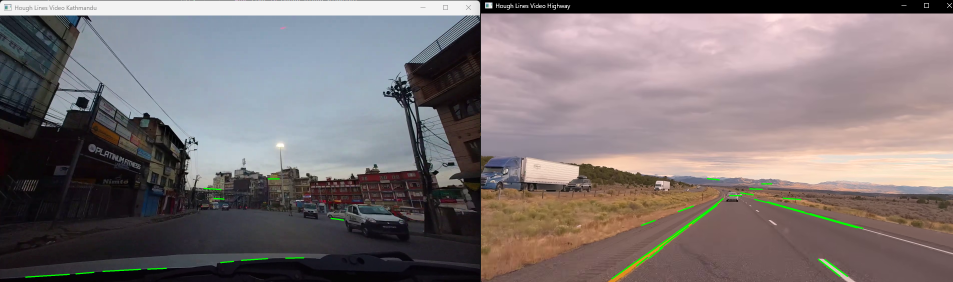
#> input picture images/HoughLine Footage Comparision.png, 1905 x 564 px, given in place of Kathmandu.mp4, which was not available (shown at 1/2 size)
$ python main.py
#> lines starting #> are read from the running program, lines starting #| are printed output that depends on the picture; after the words box and inside, x2 and y2 are one past the last pixel; in counts of white or black regions, pixels touching at a corner belong together; pictures that were not available may be replaced by others from this repository, and a replacement may not be noted
import cv2 as cv
import numpy as np
import os
import sys

#Create output directory if it doesn't exist
os.makedirs('Output', exist_ok=True)

def hsv_filter(frame):
    # Convert BGR to HSV
    hsv = cv.cvtColor(frame, cv.COLOR_BGR2HSV)

    # Yellow mask — H 20-30, full saturation, full value
    yellow_lower = np.array([15, 120, 80])
    yellow_upper = np.array([35, 255, 255])
    yellow_mask = cv.inRange(hsv, yellow_lower, yellow_upper)

    # White mask — any hue, low saturation, high value
    white_lower = np.array([0, 0, 200])
    white_upper = np.array([179, 50, 255])
    white_mask = cv.inRange(hsv, white_lower, white_upper)

    # Combine both masks
    combined_mask = cv.bitwise_or(yellow_mask, white_mask)

    # Apply mask to original BGR frame
    result = cv.bitwise_and(frame, frame, mask=combined_mask)

    return result


# A average line function to average multiple line segments into one line for left and right lane
def average_line(frame, lines):
    left_lines = []
    right_lines = []
    for line in lines:
        x1, y1, x2, y2 = line[0]
        slope = (
            (y2 - y1) / (x2 - x1) if x2 != x1 else 0
        )  # Avoid division by zero for vertical lines
        intercept = y1 - slope * x1
        if slope < -0.3:
            left_lines.append((slope, intercept))
        elif slope > 0.3:
            right_lines.append((slope, intercept))
    left_average = np.average(left_lines, axis=0) if left_lines else None
    right_average = np.average(right_lines, axis=0) if right_lines else None
    return left_average, right_average


# A make line function to convert slope and intercept back to pixel coordinates for drawing
def make_line(frame, line):
    if line is None:
        return None
    slope, intercept = line
    if abs(slope) < 0.001:  # guard against near-zero slope
        return None
    y1 = frame.shape[0]
    y2 = int(y1 * 0.75)
    x1 = int((y1 - intercept) / slope)
    x2 = int((y2 - intercept) / slope)
    return (x1, y1, x2, y2)


# A rescale function to compare normal video to grayscale and others
def rescale_frame(frame, scale=0.75):
    # Resize frame by scale factor
    # Using INTER_AREA for shrinking — averages surrounding
    # pixels for cleaner result than dropping pixels
    width = int(frame.shape[1] * scale)
    height = int(frame.shape[0] * scale)

    new_dimensions = (width, height)

    return cv.resize(frame, new_dimensions, interpolation=cv.INTER_AREA)


# Region of Interest (ROI) function for noise removal (Road widens at bottom, narrows toward horizon)
def region_of_interest(frame):
    height = frame.shape[0]
    width = frame.shape[1]

    # Look at upper half of frame only
    upper_half = frame[0:height // 2, :]

    # Sum edge pixels across each row
    row_sums = np.sum(upper_half, axis=1)

    # Find rows with significant edge activity
    significant_rows = np.where(row_sums > 500)[0]

    # Use lowest significant row as apex, fallback to height//2
    if len(significant_rows) > 0:
        apex_y = int(significant_rows[-1])
    else:
        apex_y = height // 2

    triangle = np.array([
        [
            (0, height),
            (width, height),
            (width // 2, apex_y)
        ]
    ])

    mask = np.zeros_like(frame)
    cv.fillPoly(mask, triangle, 255)
    return cv.bitwise_and(frame, mask)


# Opening the kathmamdu video -Unstructured Case
# Point to note, define functions before video capture


Kathmandu_Video = cv.VideoCapture("videos/Nepal/Kathmandu.mp4")
Highway_video = cv.VideoCapture("videos/international/highway.mp4")

# Check if videos opened successfully, if not, print error and exit
if not Kathmandu_Video.isOpened():
    print("Error: Could not open Kathmandu video")
    sys.exit(1)

if not Highway_video.isOpened():
    print("Error: Could not open Highway video")
    sys.exit(1)

# FPS retrieval for both videos, to ensure they are processed at correct speed and to check if they are same or different
fps_kathmandu = Kathmandu_Video.get(cv.CAP_PROP_FPS)
fps_highway = Highway_video.get(cv.CAP_PROP_FPS)

# Temporary line to find frame dimensions
# print('Kathmandu resolution:', Kathmandu_Video.get(cv.CAP_PROP_FRAME_WIDTH), 'x', Kathmandu_Video.get(cv.CAP_PROP_FRAME_HEIGHT))
# print('Highway resolution:', Highway_video.get(cv.CAP_PROP_FRAME_WIDTH), 'x', Highway_video.get(cv.CAP_PROP_FRAME_HEIGHT))

# 2:35:43 = (2*3600 + 35*60 + 43) * 1000 = 9343000 ms
Highway_video.set(cv.CAP_PROP_POS_MSEC, 9343000)
# This timestamp chosen to see clean highway roads with less urban factors.

# Define output video writers for both videos, using same dimensions and fps as input videos
fourcc = cv.VideoWriter_fourcc(*"mp4v")

# Frame dimensions retrieval for both videos, to ensure they are processed correctly
frame_width = int(Kathmandu_Video.get(cv.CAP_PROP_FRAME_WIDTH))
frame_height = int(Kathmandu_Video.get(cv.CAP_PROP_FRAME_HEIGHT))
frame_width2 = int(Highway_video.get(cv.CAP_PROP_FRAME_WIDTH))
frame_height2 = int(Highway_video.get(cv.CAP_PROP_FRAME_HEIGHT))

# Output video writer initialization for both videos, to save the processed videos with detected lane lines
output_kathmandu = cv.VideoWriter(
    "Output/output_kathmandu.mp4", fourcc, fps_kathmandu, (frame_width, frame_height)
)
output_highway = cv.VideoWriter(
    "Output/output_highway.mp4", fourcc, fps_highway, (frame_width2, frame_height2)
)


while True:
    isTrue, frame = Kathmandu_Video.read()
#> frame is the input picture: shape (564, 1905, 3); mean B, G, R 116.8, 115.8, 124.8
    isTrue2, frame2 = Highway_video.read()

    # Frame checker
    if not isTrue or not isTrue2:
        break

    # Frame copy for drawing lines later without affecting original frame
    # frame_copy is kathmandu video, frame2_copy is highway video
    frame_copy = frame.copy()
    frame2_copy = frame2.copy()

    # Apply HSV filter to isolate lane colors (yellow and white) for both videos, to enhance lane line detection by reducing noise from irrelevant colors
    hsv_kathmandu = hsv_filter(frame)
#> in hsv_filter, `hsv = cv.cvtColor(frame, cv.COLOR_BGR2HSV)`: hsv: shape (564, 1905, 3); mean H, S, V 91.5, 52.7, 132.2
#> in hsv_filter, `yellow_mask = cv.inRange(hsv, yellow_lower, yellow_upper)`:
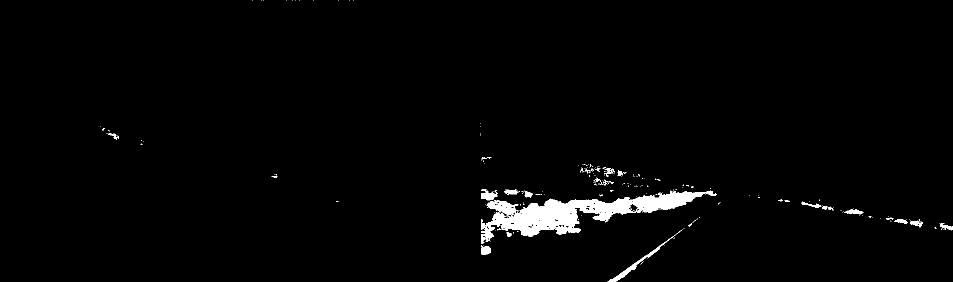
#> yellow_mask: shape (564, 1905) (shown at 1/2 size); 1.9% white; 236 white regions (207 under 20 px), largest, box (x1, y1, x2, y2) and area: (962, 381, 1434, 487) 15963, (1215, 459, 1365, 564) 886, (962, 379, 995, 400) 423
#> in hsv_filter, `white_mask = cv.inRange(hsv, white_lower, white_upper)`: white_mask: shape (564, 1905); 12.2% white; 342 white regions (286 under 20 px), largest, box (x1, y1, x2, y2) and area: (1086, 27, 1744, 170) 60464, (0, 1, 960, 31) 27852, (368, 247, 595, 341) 11089
#> in hsv_filter, `combined_mask = cv.bitwise_or(yellow_mask, white_mask)`:
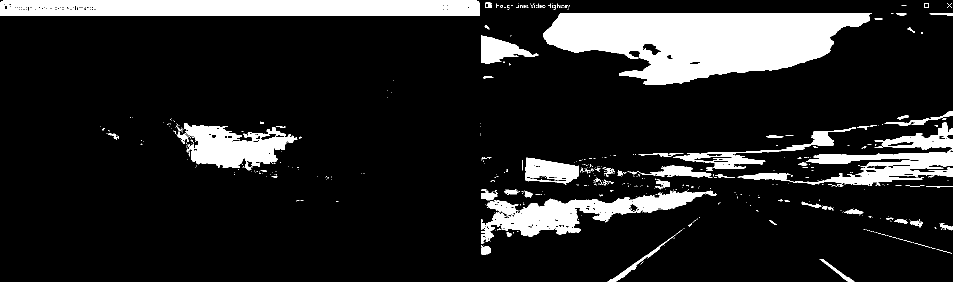
#> combined_mask: shape (564, 1905) (shown at 1/2 size); 14% white; 567 white regions (482 under 20 px), largest, box (x1, y1, x2, y2) and area: (1086, 27, 1744, 170) 60464, (0, 0, 960, 31) 27863, (962, 381, 1434, 487) 15963
    hsv_highway = hsv_filter(frame2)

    # Convert to grayscale — collapses 3 BGR channels into 1 intensity channel
    # Canny needs single channel input to detect intensity gradients cleanly
    grayscale_video_kathmandu = cv.cvtColor(hsv_kathmandu, cv.COLOR_BGR2GRAY)
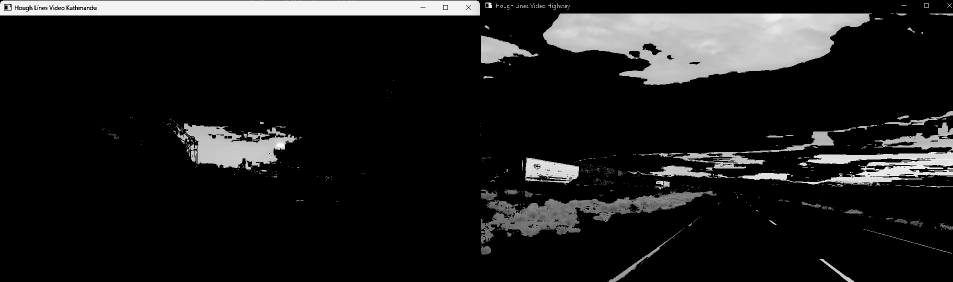
#> grayscale_video_kathmandu: shape (564, 1905) (shown at 1/2 size); min 0, max 255, mean 27.6
    grayscale_video_highway = cv.cvtColor(hsv_highway, cv.COLOR_BGR2GRAY)

    ## Apply Gaussian blur to grayscale frame
    # Removes high-frequency noise before edge detection
    # 5x5 kernel — mild blur, preserves genuine edges
    # Sigma=0 lets OpenCV auto-calculate from kernel size
    gaussian_blur_video_kathmandu = cv.GaussianBlur(
        grayscale_video_kathmandu, (5, 5), 0
    )
    gaussian_blur_video_highway = cv.GaussianBlur(grayscale_video_highway, (5, 5), 0)

    # Canny edge detection on blurred frame
    canny_video_kathmandu = cv.Canny(gaussian_blur_video_kathmandu, 50, 150)
#> canny_video_kathmandu: shape (564, 1905); 2.1% white in thin lines or dots
    canny_video_highway = cv.Canny(gaussian_blur_video_highway, 50, 150)

    # Apply region of interest mask to Canny output
    ROI_video_kathmandu = region_of_interest(canny_video_kathmandu)
#> in region_of_interest, `upper_half = frame[0:height // 2, :]`:
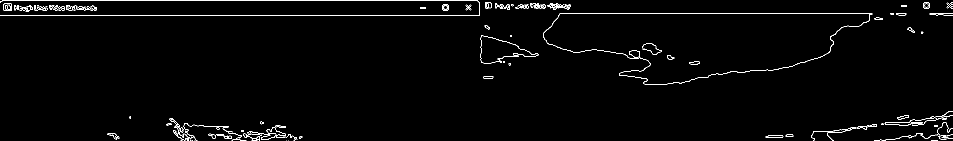
#> upper_half: shape (282, 1905) (shown at 1/2 size); 1.6% white in thin lines or dots
#> in region_of_interest, `row_sums = np.sum(upper_half, axis=1)`: row_sums = 282 values, max 253470 at index 30, min 0 at index 0, mean 7957.4
#> in region_of_interest, `significant_rows = np.where(row_sums > 500)[0]`: significant_rows = 227 values from 1 to 281
#> in region_of_interest, `apex_y = int(significant_rows[-1])`: apex_y = 281
#> in region_of_interest, `triangle = np.array([ [ (0, height), (width, height), (width // 2, ape..`: triangle = [[0, 564], [1905, 564], [952, 281]]
#> in region_of_interest, `cv.fillPoly(mask, triangle, 255)`:
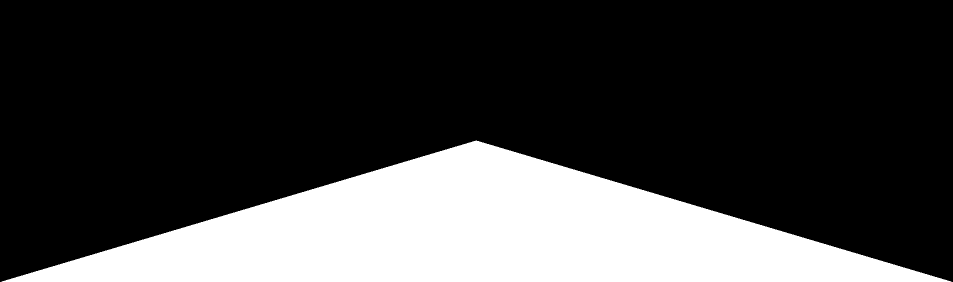
#> mask: shape (564, 1905) (shown at 1/2 size); 25.1% white; 1 white region, box (x1, y1, x2, y2) and area: (3, 281, 1903, 564) 269659
#> in region_of_interest, `return cv.bitwise_and(frame, mask)`:
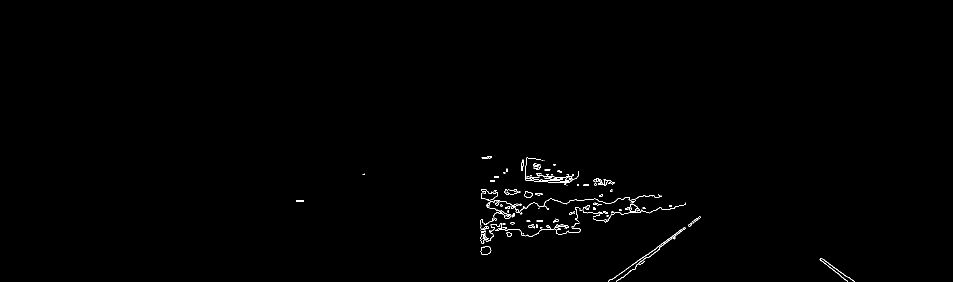
#> returned value: shape (564, 1905) (shown at 1/2 size); 0.45% white in thin lines or dots, all inside (x1, y1, x2, y2) = (592, 313, 1709, 564)
    ROI_video_highway = region_of_interest(canny_video_highway)

    # Apply Hough Transform to find lines in the masked Canny output
    Hough_video_kathmandu = cv.HoughLinesP(
        ROI_video_kathmandu,
        2,
        np.pi / 180,
        threshold=100,
        minLineLength=40,
        maxLineGap=5,
    )
#> Hough_video_kathmandu = [[1225, 558, 1291, 510], [1326, 490, 1370, 456], [1305, 502, 1368, 455], [1319, 495, 1364, 460], [1068, 362, 1114, 364], [1096, 352, 1152, 357]]
    if Hough_video_kathmandu is not None:
        Averaged_Kathmandu = average_line(frame, Hough_video_kathmandu)
#> the loop in average_line, `for line in lines:` made 6 passes
#> (x1, y1, x2, y2, slope, intercept) on passes 1 to 6: (1225, 558, 1291, 510, -0.727, 1448.9), (1326, 490, 1370, 456, -0.773, 1514.6), (1305, 502, 1368, 455, -0.746, 1475.6), (1319, 495, 1364, 460, -0.778, 1520.9), (1068, 362, 1114, 364, 0.0435, 315.6), (1096, 352, 1152, 357, 0.0893, 254.1)
#> after the loop in average_line, `for line in lines:`: left_lines = [(-0.727, 1448.9), (-0.773, 1514.6), (-0.746, 1475.6), (-0.778, 1520.9)]; right_lines = []
#> in average_line, `left_average = np.average(left_lines, axis=0) if left_lines else None`: left_average = [-0.756, 1490]
    else:
        Averaged_Kathmandu = (None, None)

    Hough_video_highway = cv.HoughLinesP(
        ROI_video_highway, 2, np.pi / 180, threshold=100, minLineLength=40, maxLineGap=5
    )
#> Hough_video_highway has the same summary as Hough_video_kathmandu
    if Hough_video_highway is not None:
        Averaged_Highway = average_line(frame2, Hough_video_highway)
#> the loop in average_line (call 2), `for line in lines:` made 6 passes
    else:
        Averaged_Highway = (None, None)

    left_avg_kathmandu, right_avg_kathmandu = Averaged_Kathmandu
#> left_avg_kathmandu = [-0.756, 1490]
    left_line_kathmandu = make_line(frame, left_avg_kathmandu)
#> in make_line, `slope, intercept = line`: slope = -0.756; intercept = 1490
#> in make_line, `x1 = int((y1 - intercept) / slope)`: x1 = 1224
#> in make_line, `x2 = int((y2 - intercept) / slope)`: x2 = 1411
#> left_line_kathmandu = (1224, 564, 1411, 423)
    right_line_kathmandu = make_line(frame, right_avg_kathmandu)

    left_avg_highway, right_avg_highway = Averaged_Highway
#> left_avg_highway = [-0.756, 1490]
    # print("Left avg highway:", left_avg_highway)
    # print("Right avg highway:", right_avg_highway)
    left_line_highway = make_line(frame2, left_avg_highway)
#> left_line_highway = (1224, 564, 1411, 423)
    right_line_highway = make_line(frame2, right_avg_highway)

    if left_line_kathmandu is not None:
        x1, y1, x2, y2 = left_line_kathmandu
#> x1 = 1224; y1 = 564; x2 = 1411; y2 = 423
        cv.line(frame_copy, (x1, y1), (x2, y2), (0, 255, 0), 5)

    if right_line_kathmandu is not None:
        x1, y1, x2, y2 = right_line_kathmandu
        cv.line(frame_copy, (x1, y1), (x2, y2), (0, 255, 0), 5)

    if left_line_highway is not None:
        x1, y1, x2, y2 = left_line_highway
        cv.line(frame2_copy, (x1, y1), (x2, y2), (0, 255, 0), 5)

    if right_line_highway is not None:
        x1, y1, x2, y2 = right_line_highway
        cv.line(frame2_copy, (x1, y1), (x2, y2), (0, 255, 0), 5)

    # [26 lines of commented-out code are left out]

    cv.imshow("averaged lines on highway", rescale_frame(frame2_copy, scale=0.5))
#> in rescale_frame, `return cv.resize(frame, new_dimensions, interpolation=cv.INTER_AREA)`:
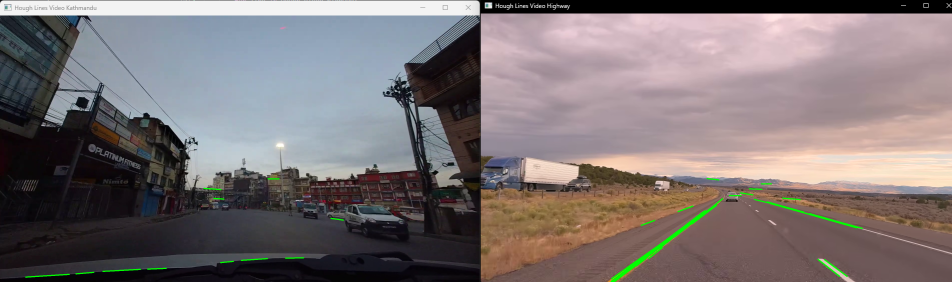
#> returned value: shape (282, 952, 3); mean of channels 0, 1, 2 116.8, 115.9, 124.7; drawn as B, G, R
    cv.imshow("averaged lines on kathmandu", rescale_frame(frame_copy, scale=0.5))

    # Write the processed frames with detected lane lines to output videos
    output_kathmandu.write(frame_copy)
    output_highway.write(frame2_copy)

    # Using "d" to exit the video manually before video ends
    if cv.waitKey(20) & 0xFF == ord("d"):
#> (key Esc is pressed here)
        break


# Release file handling and free memory
Kathmandu_Video.release()
Highway_video.release()
output_kathmandu.release()
output_highway.release()
cv.destroyAllWindows()

$ run again, on images/Line Averaging Comparision.png
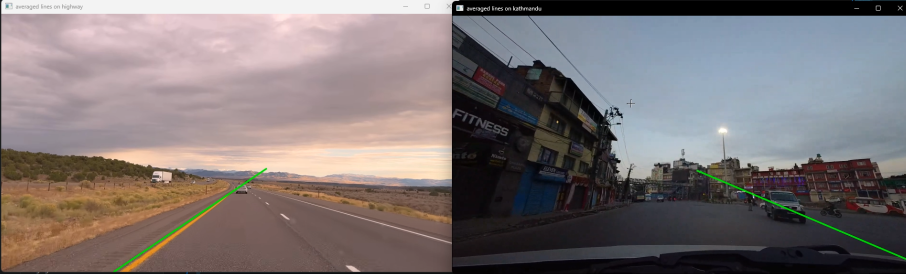
#> input picture images/Line Averaging Comparision.png, 1812 x 548 px, given in place of Kathmandu.mp4, which was not available (shown at 1/2 size)
#> frame is the input picture: shape (548, 1812, 3); mean B, G, R 116.5, 116.2, 124.9
#> hsv: shape (548, 1812, 3); mean H, S, V 89, 53.2, 132.9
#> in hsv_filter, `yellow_mask = cv.inRange(hsv, yellow_lower, yellow_upper)`:
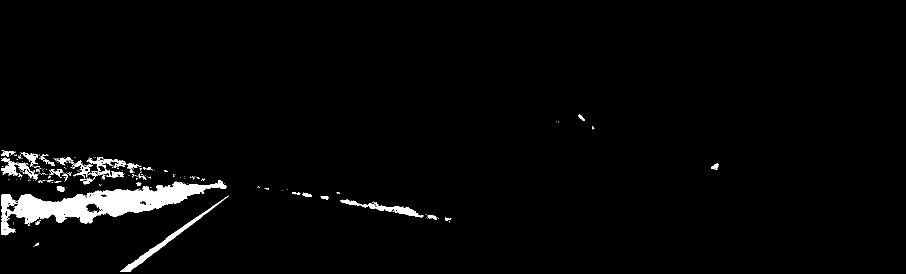
#> yellow_mask: shape (548, 1812) (shown at 1/2 size); 2.5% white; 215 white regions (180 under 20 px), largest, box (x1, y1, x2, y2) and area: (3, 361, 453, 471) 16425, (240, 391, 458, 544) 1904, (681, 399, 847, 436) 1312
#> white_mask: shape (548, 1812); 10.5% white; 238 white regions (198 under 20 px), largest, box (x1, y1, x2, y2) and area: (3, 0, 917, 165) 80835, (527, 291, 903, 359) 6651, (1249, 252, 1425, 317) 6157
#> combined_mask: shape (548, 1812); 13% white; 453 white regions (378 under 20 px), largest, box (x1, y1, x2, y2) and area: (3, 0, 917, 165) 80835, (3, 361, 453, 471) 16425, (527, 291, 903, 359) 6651
#> canny_video_kathmandu: shape (548, 1812); 1.8% white in thin lines or dots
#> upper_half: shape (274, 1812); 1% white in thin lines or dots
#> row_sums = 274 values, max 199920 at index 27, min 0 at index 165, mean 4648.6
#> significant_rows = 214 values from 0 to 273
#> apex_y = 273
#> triangle = [[0, 548], [1812, 548], [906, 273]]
#> mask: shape (548, 1812); 25.1% white; 1 white region, box (x1, y1, x2, y2) and area: (3, 273, 1810, 548) 249229
#> Hough_video_kathmandu = [[853, 357, 894, 357], [726, 353, 784, 356], [273, 533, 372, 456], [241, 541, 408, 424], [789, 424, 843, 435], [814, 333, 859, 333], [764, 448, 878, 480], [758, 444, 880, 479], [766, 420, 812, 428], [321, 496, 421, 420]]
#> the loop in average_line, `for line in lines:` made 10 passes
#> (x1, y1, x2, y2, slope, intercept) on passes 1 to 8: (853, 357, 894, 357, 0, 357), (726, 353, 784, 356, 0.0517, 315.4), (273, 533, 372, 456, -0.778, 745.3), (241, 541, 408, 424, -0.701, 709.8), (789, 424, 843, 435, 0.204, 263.3), (814, 333, 859, 333, 0, 333), (764, 448, 878, 480, 0.281, 233.5), (758, 444, 880, 479, 0.287, 226.5)
#> after the loop in average_line, `for line in lines:`: left_lines = [(-0.778, 745.3), (-0.701, 709.8), (-0.76, 740)]; right_lines = []
#> left_average = [-0.746, 731.7]
#> Hough_video_highway has the same summary as Hough_video_kathmandu
#> the loop in average_line (call 2), `for line in lines:` made 10 passes
#> in make_line, `slope, intercept = line`: slope = -0.746; intercept = 731.7
#> in make_line, `x1 = int((y1 - intercept) / slope)`: x1 = 246
#> in make_line, `x2 = int((y2 - intercept) / slope)`: x2 = 429
#> left_line_kathmandu = (246, 548, 429, 411)
#> left_avg_highway = [-0.746, 731.7]
#> left_line_highway = (246, 548, 429, 411)
#> `x1, y1, x2, y2 = left_line_kathmandu`: x1 = 246; y1 = 548; x2 = 429; y2 = 411
#> in rescale_frame, `return cv.resize(frame, new_dimensions, interpolation=cv.INTER_AREA)`:
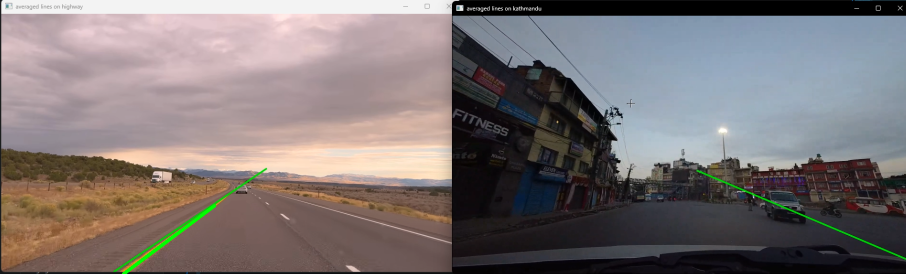
#> returned value: shape (274, 906, 3); mean of channels 0, 1, 2 116.5, 116.5, 124.7; drawn as B, G, R
